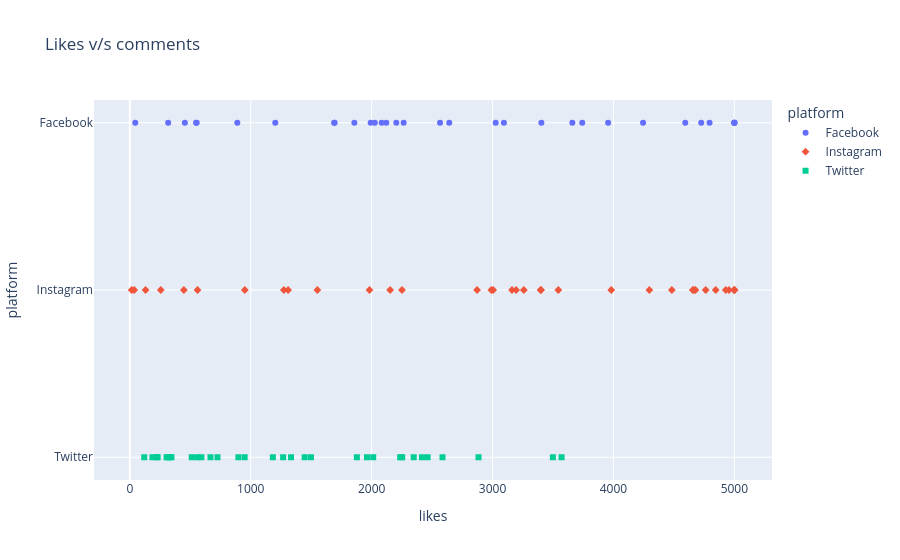

Notebook source saved alongside this figure:
### Markdown cell above
Scatter plot

### Code cell
fig=px.scatter(sm,x='likes',
          y='platform',
          color='platform',
          symbol='platform',
          title='Likes v/s comments')
fig.show()

### Figure 1 — Plotly figure (JSON) as saved in the notebook; plotly's stock layout.template omitted (floating-point values rounded to 4 significant figures)
{"data": [{"hovertemplate": "platform=%{y}<br>likes=%{x}<extra></extra>", "legendgroup": "Facebook", "marker": {"color": "#636efa", "symbol": "circle"}, "mode": "markers", "name": "Facebook", "orientation": "h", "showlegend": true, "type": "scatter", "x": [2121, 3660, 317, 45, 889, 455, 1992, 2083, 548, 4594, 4795, 5000, 4245, 5000, 4726, 5000, 2204, 3742, 2265, 2026, 3094, 1690, 3026, 5000, 553, 2642, 1203, 2566, 3404, 3956, 1857, 1694], "xaxis": "x", "y": ["Facebook", "Facebook", "Facebook", "Facebook", "Facebook", "Facebook", "Facebook", "Facebook", "Facebook", "Facebook", "Facebook", "Facebook", "Facebook", "Facebook", "Facebook", "Facebook", "Facebook", "Facebook", "Facebook", "Facebook", "Facebook", "Facebook", "Facebook", "Facebook", "Facebook", "Facebook", "Facebook", "Facebook", "Facebook", "Facebook", "Facebook", "Facebook"], "yaxis": "y"}, {"hovertemplate": "platform=%{y}<br>likes=%{x}<extra></extra>", "legendgroup": "Instagram", "marker": {"color": "#EF553B", "symbol": "diamond"}, "mode": "markers", "name": "Instagram", "orientation": "h", "showlegend": true, "type": "scatter", "x": [4955, 256, 1982, 1274, 2872, 5000, 3161, 4665, 1309, 447, 4929, 3259, 2251, 1551, 4297, 3401, 4846, 4763, 3544, 130, 3982, 560, 3398, 5000, 2153, 2990, 4678, 4656, 5000, 15, 3195, 951, 3005, 36, 5000, 4483], "xaxis": "x", "y": ["Instagram", "Instagram", "Instagram", "Instagram", "Instagram", "Instagram", "Instagram", "Instagram", "Instagram", "Instagram", "Instagram", "Instagram", "Instagram", "Instagram", "Instagram", "Instagram", "Instagram", "Instagram", "Instagram", "Instagram", "Instagram", "Instagram", "Instagram", "Instagram", "Instagram", "Instagram", "Instagram", "Instagram", "Instagram", "Instagram", "Instagram", "Instagram", "Instagram", "Instagram", "Instagram", "Instagram"], "yaxis": "y"}, {"hovertemplate": "platform=%{y}<br>likes=%{x}<extra></extra>", "legendgroup": "Twitter", "marker": {"color": "#00cc96", "symbol": "square"}, "mode": "markers", "name": "Twitter", "orientation": "h", "showlegend": true, "type": "scatter", "x": [1183, 3499, 1878, 1446, 304, 1333, 2348, 512, 2013, 559, 1961, 332, 898, 119, 2253, 2463, 667, 2586, 2236, 725, 1268, 950, 1498, 592, 344, 227, 187, 3571, 2416, 2884, 314, 229], "xaxis": "x", "y": ["Twitter", "Twitter", "Twitter", "Twitter", "Twitter", "Twitter", "Twitter", "Twitter", "Twitter", "Twitter", "Twitter", "Twitter", "Twitter", "Twitter", "Twitter", "Twitter", "Twitter", "Twitter", "Twitter", "Twitter", "Twitter", "Twitter", "Twitter", "Twitter", "Twitter", "Twitter", "Twitter", "Twitter", "Twitter", "Twitter", "Twitter", "Twitter"], "yaxis": "y"}], "layout": {"legend": {"title": {"text": "platform"}, "tracegroupgap": 0}, "title": {"text": "Likes v/s comments"}, "xaxis": {"anchor": "y", "domain": [0, 1], "title": {"text": "likes"}}, "yaxis": {"anchor": "x", "categoryarray": ["Twitter", "Instagram", "Facebook"], "categoryorder": "array", "domain": [0, 1], "title": {"text": "platform"}}}}
